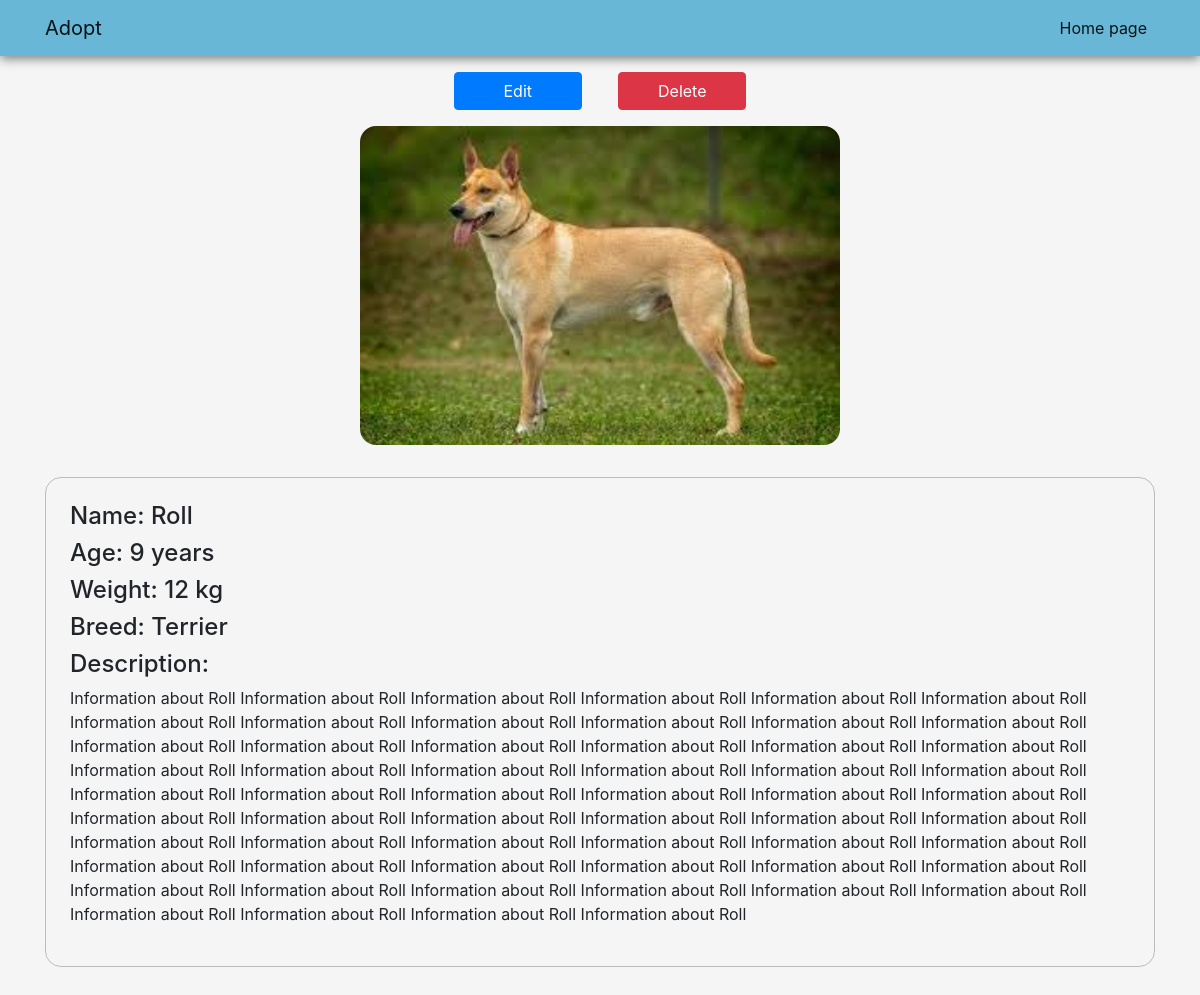
Screenshot of /dog/9/ with the database file from the repository.
### adoption/models.py (models this page shows, shortened)
class Dog(models.Model):
    gender_choices = [
        ('male', 'Male'),
        ('female', 'Female'),
    ]
    breed = models.ForeignKey(Breed, on_delete=models.PROTECT)
    name = models.CharField(max_length=100)
    description = models.TextField()
    age = models.IntegerField()
    weight = models.IntegerField()
    gender = models.CharField(max_length=8, choices=gender_choices, default='male')
    image = models.ImageField(default='default.jpg', upload_to='dog_pictures')
    time_posted = models.DateTimeField(default=timezone.now)
    class Meta:
        ordering = ['age']

class Breed(models.Model):
    breedType = models.CharField(max_length=100)
    def __str__(self):
        return self.breedType

### adoption/views.py (the view)
# urls.py: path('dog/<int:dog_id>/', detail, name='detail'),
def detail(request, dog_id):
    dog = does_object_exist(dog_id)
    context = {
        'dog': dog
    }
    return render(request, 'adoption/detail.html', context)

### adoption/views.py (called while the page is built)
def does_object_exist(dog_id):
    try:
        dog = get_object_or_404(Dog, pk=dog_id)
    except Dog.DoesNotExist:
        raise Http404("Dog with this id doesn't exist.")
    return dog

### adoption/templates/adoption/detail.html
{% extends 'adoption/base.html' %}
{% load static %}
{% block head %}
    <link rel="stylesheet" type="text/css" href="{% static 'adoption/detail.css' %}">
{% endblock head %}
{% block content %}
    <div class="d-flex flex-column align-items-center">
        <div class="update-links">
            <a href="{% url 'adoption:update' dog.id %}" class="btn btn-primary edit-link">Edit</a>
            <a href="{% url 'adoption:delete' dog.id %}" class="btn btn-danger delete-link">Delete</a>
        </div>
        <img src="{{ dog.image.url }}" class="dog-image">
        <div class="dog-info">
            <h4>Name: {{ dog.name }}</h4>
            <h4>Age: {{ dog.age }} years</h4>
            <h4>Weight: {{ dog.weight }} kg</h4>
            <h4>Breed: {{ dog.breed }}</h4>
            <h4>Description: </h4>
            <p>{{ dog.description }}</p>
        </div>
    </div>
{% endblock content %}

### adoption/static/adoption/base.css (style rules this page uses)
* { box-sizing: border-box; }
body { margin: 0; background-color: whitesmoke; }

### adoption/static/adoption/detail.css (style rules this page uses)
.dog-image { width: 100%; max-width: 30rem; height: auto; border-radius: 1rem; }
.dog-info { margin: 2rem 0; padding: 1.5rem; border: 1px solid rgb(186, 190, 186); border-radius: 1rem; width: 100%; }
.update-links { word-spacing: 2rem; margin-top: -1rem; margin-bottom: 1rem; }
.edit-link, .delete-link { width: 8rem; }

### rows the page displays
Dog: image (placeholder picture), name "Roll", age "9", weight "12", breed "Terrier", description "Information about Roll Information about Roll Information about Roll Information about Roll Information about Roll Information about Roll Information about Roll Information about Roll Information about Roll Information about Roll Information about Roll Information about Roll Information about Roll Information about Roll Information about Roll Information about Roll Information about Roll Information about Roll Information about Roll Information about Roll Information about Roll Information about Roll Information about Roll Information about Roll Information about Roll Information about Roll Information about Roll Information about Roll Information about Roll Information about Roll…"
